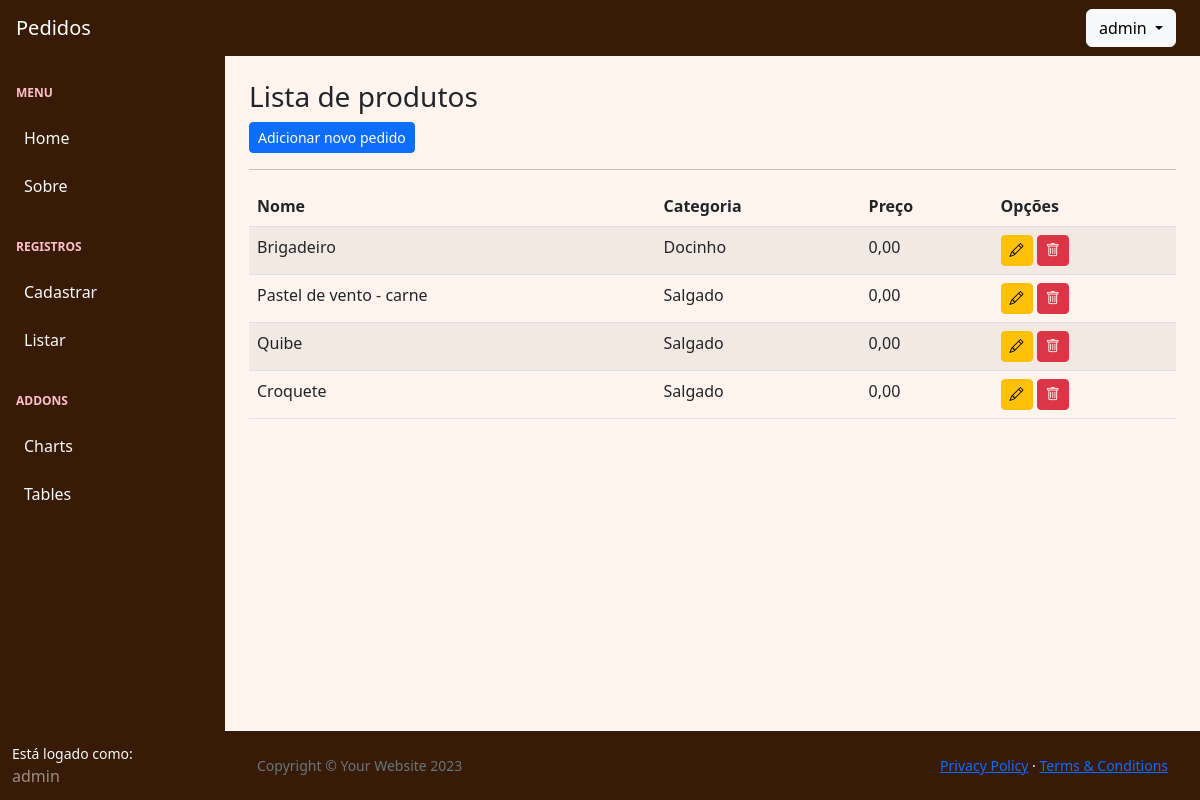
Page /listar/produtos/ (signed in) on the committed database.
### cadastros/models.py (models this page shows, shortened)
class Produto(models.Model):
    nome = models.CharField(max_length=100, verbose_name='Nome')
    categoria = models.ForeignKey(CategoriaProduto, on_delete=models.SET_NULL, null=True, verbose_name='Categoria')
    data_cadastro = models.DateTimeField(auto_now_add=True, verbose_name='Data de Cadastro')
    preco = models.DecimalField(max_digits=10, decimal_places=2, verbose_name='Preço', null=True)
    criado_por = models.ForeignKey(User, on_delete=models.PROTECT, null=True, blank=True, verbose_name='Criado por')

class CategoriaProduto(models.Model):
    nome = models.CharField(max_length=50, verbose_name='Categoria')

### cadastros/views.py (the view)
# urls.py: path('listar/produtos/', ProdutoList.as_view(), name='listar-produto'),
class ProdutoList(LoginRequiredMixin, FilterView):
    login_url = reverse_lazy('login')
    model = Produto
    template_name = 'cadastros/listas/produto.html'
    context_object_name = 'produtos'
    filterset_class = ProdutoFilter

### cadastros/templates/cadastros/listas/produto.html (shortened to what this page needs)
{% extends "paginas/modelo.html" %}
{% load static %}
{% block conteudo %}
<h3>Lista de produtos</h3>
<a href="{% url 'cadastrar-produto' %}" class="btn btn-primary btn-sm">Adicionar novo pedido</a>
<hr>
<div class="table-responsive">
    <table class="table table-striped" id="tabela-listar">
        <thead>
            <tr>
                <th>Nome</th>
                <th>Categoria</th>
                <th>Preço</th>
                <th>Opções</th>
            </tr>
        </thead>
        <tbody>
            {% for object in object_list %}
            <tr>
                <td>{{ object.nome }}</td>
                <td>{{ object.categoria.nome }}</td>
                <td>{{ object.preco }}</td>
                <td>
                    <a href="{% url 'atualizar-produto' object.id %}" class="btn btn-warning btn-sm"><i
                            class="bi bi-pencil"></i></a>
                    <a href="{% url 'excluir-produto' object.id %}" class="btn btn-danger btn-sm"><i
                            class="bi bi-trash"></i>
                </td>
            </tr>
            {% empty %}
            <tr>
                <td colspan="3">Nenhum registro encontrado</td>
            </tr>
            {% endfor %}
        </tbody>
    </table>
</div>
{% endblock %}

### paginas/templates/paginas/modelo.html (shortened to what this page needs)
{% load static %}
<!DOCTYPE html>
<html lang="pt-br">
    <head>
        <link href="https://cdn.jsdelivr.net/npm/simple-datatables@7.1.2/dist/style.min.css" rel="stylesheet" />
        <link href="{% static 'css/styles.css' %}" rel="stylesheet" />
        <link href="https://cdn.datatables.net/v/bs4/dt-2.1.8/datatables.min.css" rel="stylesheet">
        <link rel="stylesheet" href="https://cdn.jsdelivr.net/npm/bootstrap-icons@1.11.3/font/bootstrap-icons.min.css">
    </head>
    <body class="sb-nav-fixed">
        {% block menu_superior %}
        <nav class="sb-topnav navbar navbar-expand navbar-dark border-light border-1" style="background-color: #371b07;">
            <a class="navbar-brand ps-3 justify-content-center" href="{% url 'inicio' %}">Pedidos</a>
            <button class="btn btn-link btn-sm order-1 order-lg-0 me-4 me-lg-0" id="sidebarToggle" href="#!"></button>
            {% if request.user.is_authenticated %}
            <ul class="navbar-nav ms-auto me-md-0 me-3 me-lg-4">
                <li class="nav-item dropdown">
                    <a class="btn btn-light dropdown-toggle" id="navbarDropdown" href="#" role="button" data-bs-toggle="dropdown" aria-expanded="false">
                        {{ request.user.username }}
                    </a>
                </li>
            </ul>
            {% else %}
            <a href="{% url 'inicio' %}" class="btn btn-light ms-auto me-3">
                Entrar
            </a>
            {% endif %}
        </nav>
        {% endblock %}
        <div id="layoutSidenav">
            {% block menu_lateral %}
            <div id="layoutSidenav_nav">
                <nav class="sb-sidenav accordion sb-sidenav-dark" style="background-color: #371b07;" id="sidenavAccordion">
                    <div class="sb-sidenav-menu border-light border-1">
                        <div class="nav">
                            <div class="sb-sidenav-menu-heading" style="color: #ffc0cb;">Menu</div>
                            <a class="nav-link text-light" href="{% url 'inicio' %}">
                                Home
                            </a>
                            <a class="nav-link text-light" href="{% url 'sobre' %}">
                                Sobre
                            </a>
                            {% if request.user.is_authenticated %}
                            <div class="sb-sidenav-menu-heading" style="color: #ffc0cb;">Registros</div>
                            <a class="nav-link collapsed text-light" href="#" data-bs-toggle="collapse"
                                data-bs-target="#collapseCadastrar" aria-expanded="false" aria-controls="collapseLayouts">
                                Cadastrar
                            </a>
                            <a class="nav-link collapsed text-light" href="#" data-bs-toggle="collapse"
                                data-bs-target="#collapseListar" aria-expanded="false" aria-controls="collapseLayouts">
                                Listar
                            </a>
                            <div class="sb-sidenav-menu-heading" style="color: #ffc0cb;">Addons</div>
                            <a class="nav-link text-light" href="">
                                Charts
                            </a>
                            <a class="nav-link text-light" href="">
                                Tables
                            </a>
                            {% endif %}
                        </div>
                    </div>
                    <div class="sb-sidenav-footer border-light border-1" style="background-color: #371b07;">
                        <div class="small text-light">Está logado como:</div>
                        {{request.user.username }}
                    </div>
                </nav>
            </div>
            {% endblock %}
            <div id="layoutSidenav_content" style="background-color: #FFF5EE;">
                <main>
                    <div class="container-fluid px-4">
                        <br>
                        {% block conteudo %}{% endblock %}
                    </div>
                </main>
                {% block rodape %}
                <footer class="py-4 p-2 text-white mt-auto border-top border-light" style="background-color: #371b07;">
                    <div class="container-fluid px-4">
                        <div class="d-flex align-items-center justify-content-between small">
                            <div class="text-muted">Copyright &copy; Your Website 2023</div>
                            <div>
                                <a href="#">Privacy Policy</a>
                                &middot;
                                <a href="#">Terms &amp; Conditions</a>
                            </div>
                        </div>
                    </div>
                </footer>
                {% endblock %}
            </div>
        </div>
    </body>
</html>

### rows in the picture
Produto: nome "Brigadeiro", categoria.nome "Docinho", preco "0,00"
Produto: nome "Pastel de vento - carne", categoria.nome "Salgado", preco "0,00"
Produto: nome "Quibe", categoria.nome "Salgado", preco "0,00"
Produto: nome "Croquete", categoria.nome "Salgado", preco "0,00"

### other values in the picture
{{ request.user.username }} "admin"
